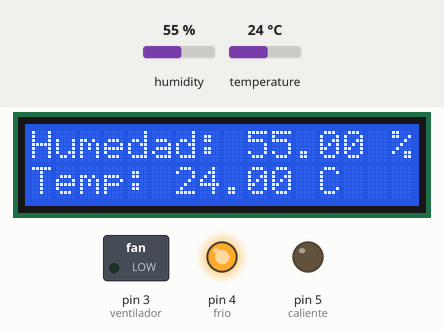
This sketch was run on a simulated Arduino Uno, built with avr-gcc and run on an emulated ATmega328P. Shown: 16×2 character LCD, switched loads named in the sketch (green lamp = pin HIGH), output pins drawn as LEDs (lit = HIGH). The test bench sets the inputs (shaded band); at power-on: temperature 24 °C, humidity 55 %.

Above: at 1.2 s.
1.3 s: temperature set to 32 °C
At 3.0 s:
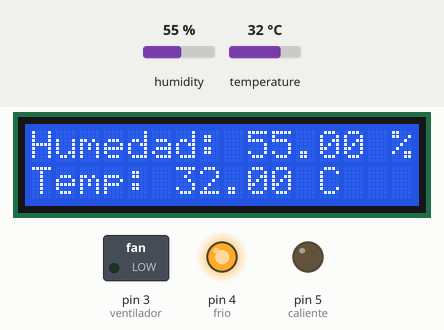
4.1 s: temperature set to 35 °C
At 5.3 s:
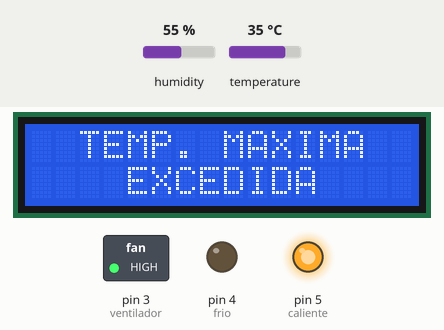
6.9 s: temperature set to 12 °C
At 9.5 s:
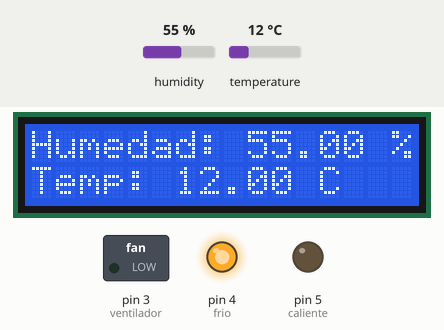
9.8 s: humidity set to 22 %
At 10.8 s:
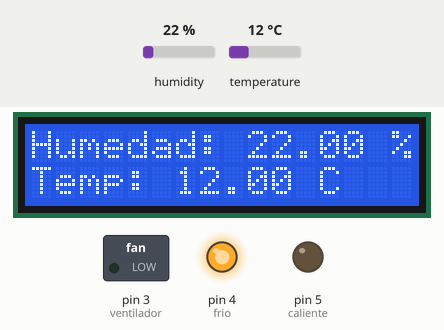
12.6 s: temperature set to 41 °C
At 15.2 s:
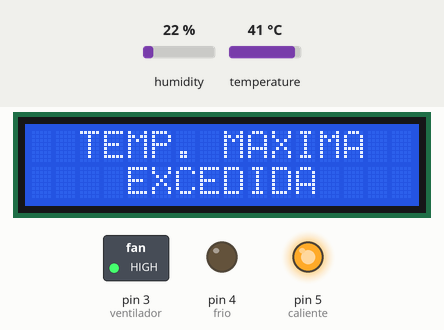
Timing chart, 0 to 16.7 s (numbered marks = the images above; inputs shaded):
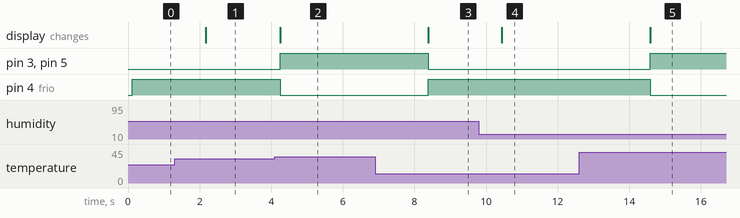

The sketch:

Control_de_temperatura.ino
```cpp
#include <DHT.h>
#include <LiquidCrystal_I2C.h>

const int caliente = 5;
const int frio = 4;
const int ventilador = 3;
const int sensorDHT = A2;

float temp, humedad;

DHT dht(sensorDHT, DHT11);
LiquidCrystal_I2C lcd(0x27, 16, 2);

void setup() {
  dht.begin();
  lcd.init();
  lcd.backlight();

  pinMode(frio, OUTPUT);
  pinMode(caliente, OUTPUT);
  pinMode(ventilador, OUTPUT);
}

void loop() {

  humedad = dht.readHumidity();
  temp = dht.readTemperature();

  if (isnan(humedad) || isnan(temp)) {
    lcd.setCursor(0, 0);
    lcd.print("Error Sensor");
    delay(2000);
    return;
  }

  lcd.setCursor(0, 0);
  lcd.print("Humedad: ");
  lcd.print(humedad);
  lcd.print(" %");

  lcd.setCursor(0, 1);
  lcd.print("Temp: ");
  lcd.print(temp);
  lcd.print(" C");

  if (temp >= 34) {
    lcd.clear();
    lcd.setCursor(0, 0);
    lcd.print("  TEMP. MAXIMA  ");
    lcd.setCursor(0, 1);
    lcd.print("    EXCEDIDA  ");

    digitalWrite(frio, LOW);
    digitalWrite(caliente, HIGH);
    digitalWrite(ventilador, HIGH);

  } else {
    digitalWrite(frio, HIGH);
    digitalWrite(caliente, LOW);
    digitalWrite(ventilador, LOW);
  }

  delay(2000);
}
```

Measured:
- the behaviour switches between 33 and 34 °C on temperature (found by bisection; images 1 and 2)
- after the input at 1.3 s, the display: changes after 0.87 s (image 1)
- after the input at 4.1 s, pin 3 (ventilador), pin 5 (caliente): LOW → HIGH after 0.15 s; pin 4 (frio): HIGH → LOW after 0.15 s; the display: changes after 0.15 s (image 2)
- after the input at 6.9 s, pin 3 (ventilador), pin 5 (caliente): HIGH → LOW after 1.5 s; pin 4 (frio): LOW → HIGH after 1.5 s; the display: changes after 1.5 s (image 3)
- after the input at 9.8 s, the display: changes after 0.64 s (image 4)
- after the input at 12.6 s, pin 3 (ventilador), pin 5 (caliente): LOW → HIGH after 2.0 s; pin 4 (frio): HIGH → LOW after 2.0 s; the display: changes after 2.0 s (image 5)
